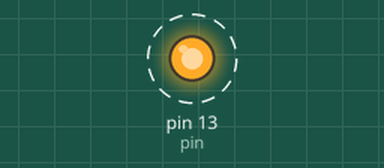
The sketch below on a simulated Arduino Uno, built with avr-gcc and run on an emulated ATmega328P. On the bench: output pins drawn as LEDs (lit = HIGH). Dashed ring = blinking.

Above: at 0.5 s.
Timing chart, 0 to 4.6 s (numbered marks = the images above):
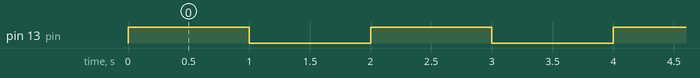

The sketch:

sketch_1a.ino
```cpp
/* vogliamo lampeggiare un LED a intervalli regolari */

const int pin = 13,	LEDspeed = 1000; // il pin dove è connesso il LED ‘L’

void setup ()		// gira solo all’accensione
{
	pinMode(pin, OUTPUT);	// impostiamo come output
}

void loop ()		// gira all’infinito, in loop appunto
{
	digitalWrite(pin, HIGH);	// accendiamo
	delay(LEDspeed);				// e dopo un secondo

	digitalWrite(pin, LOW);		// spegnamo
	delay(LEDspeed);				// un altro secondo e si riparte col loop
}
```

Measured:
- by itself, pin 13 (pin): alternates HIGH for 1.0 s and LOW for 1.0 s
